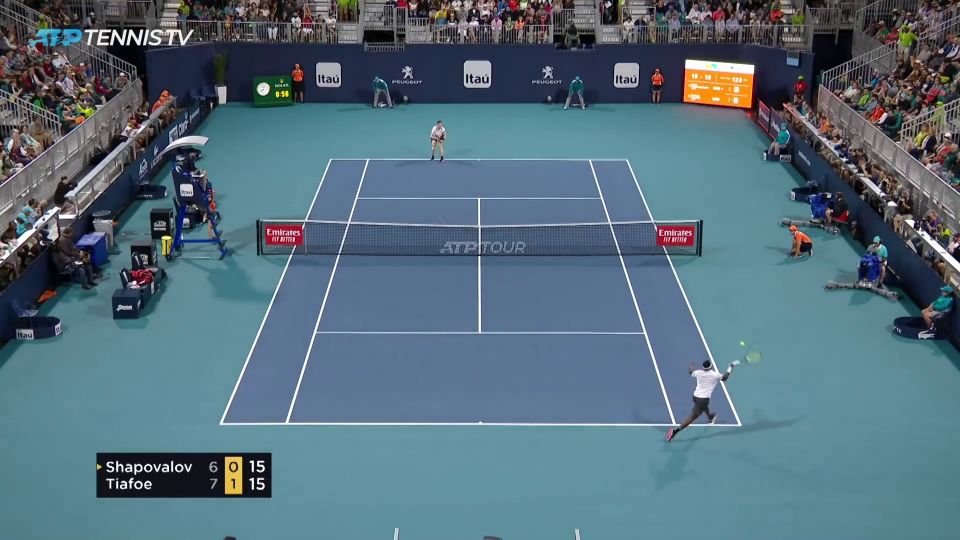
#> input picture frame 10 of 期末專案/python3/tennis_court.mp4, 1920 x 1080 px (shown at 1/2 size)
$ python hsv_sketch.py
#> lines starting #> are read from the running program, lines starting #| are printed output that depends on the picture; after the words box and inside, x2 and y2 are one past the last pixel; in counts of white or black regions, pixels touching at a corner belong together
import cv2
import numpy as np

def empty(v):
    pass

cv2.namedWindow('TrackBar')
cv2.resizeWindow('TrackBar', 200, 300)

cv2.createTrackbar('hue Min', 'TrackBar', 0, 179, empty)
#> slider 'hue Min' is set to 35
cv2.createTrackbar('hue Max', 'TrackBar', 179, 179, empty)
cv2.createTrackbar('Sat Min', 'TrackBar', 0, 255, empty)
#> slider 'Sat Min' is set to 51
cv2.createTrackbar('Sat Max', 'TrackBar', 255, 255, empty)
cv2.createTrackbar('Val Min', 'TrackBar', 0, 255, empty)
#> slider 'Val Min' is set to 51
cv2.createTrackbar('Val Max', 'TrackBar', 255, 255, empty)

cap = cv2.VideoCapture("tennis_court.mp4")

while True:
    ret, img = cap.read()
#> img is the input picture: shape (1080, 1920, 3); mean B, G, R 123.7, 110, 85.7

    if not ret:
        cap.set(cv2.CAP_PROP_POS_FRAMES, 0)
        continue

    img = cv2.resize(img, (1280, 720))
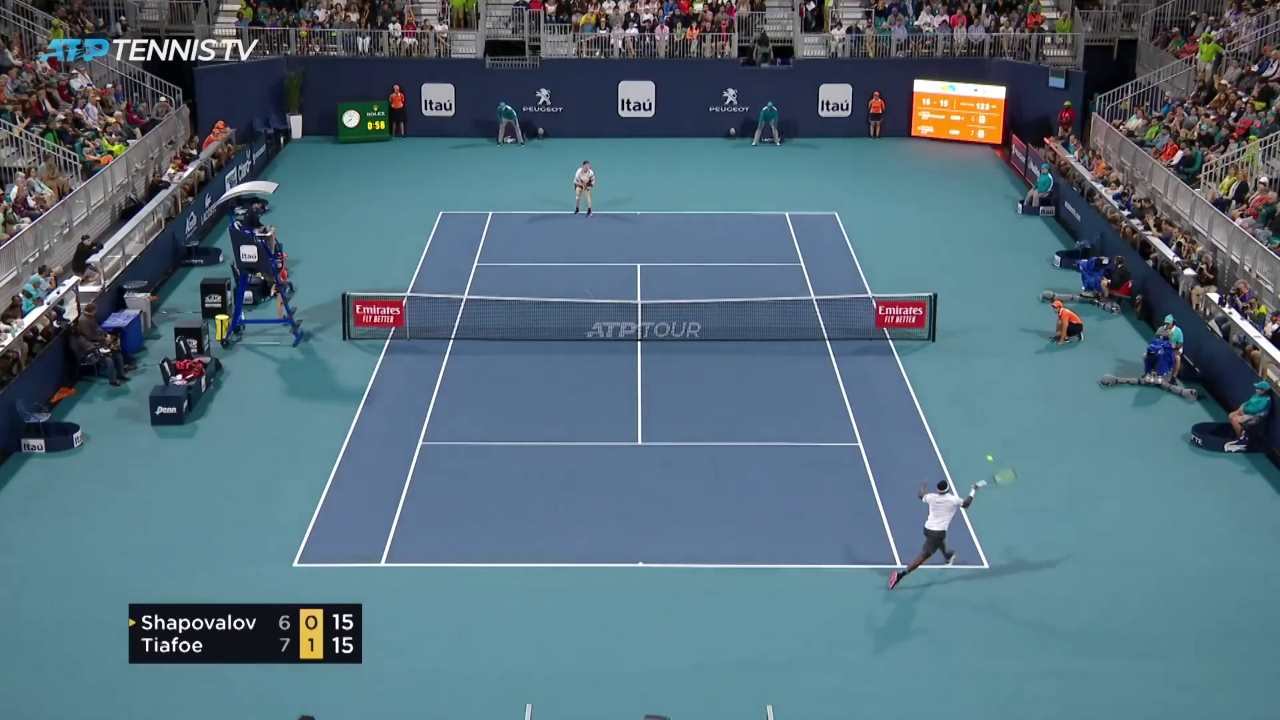
#> img: shape (720, 1280, 3); mean B, G, R 123.7, 110, 85.7

    hsv = cv2.cvtColor(img, cv2.COLOR_BGR2HSV)
#> hsv: shape (720, 1280, 3); mean H, S, V 97.9, 93.1, 127.1

    h_min = cv2.getTrackbarPos('hue Min', 'TrackBar')
    h_max = cv2.getTrackbarPos('hue Max', 'TrackBar')
    s_min = cv2.getTrackbarPos('Sat Min', 'TrackBar')
    s_max = cv2.getTrackbarPos('Sat Max', 'TrackBar')
    v_min = cv2.getTrackbarPos('Val Min', 'TrackBar')
    v_max = cv2.getTrackbarPos('Val Max', 'TrackBar')

    lower = np.array([h_min, s_min, v_min])
    upper = np.array([h_max, s_max, v_max])
    mask = cv2.inRange(hsv, lower, upper)
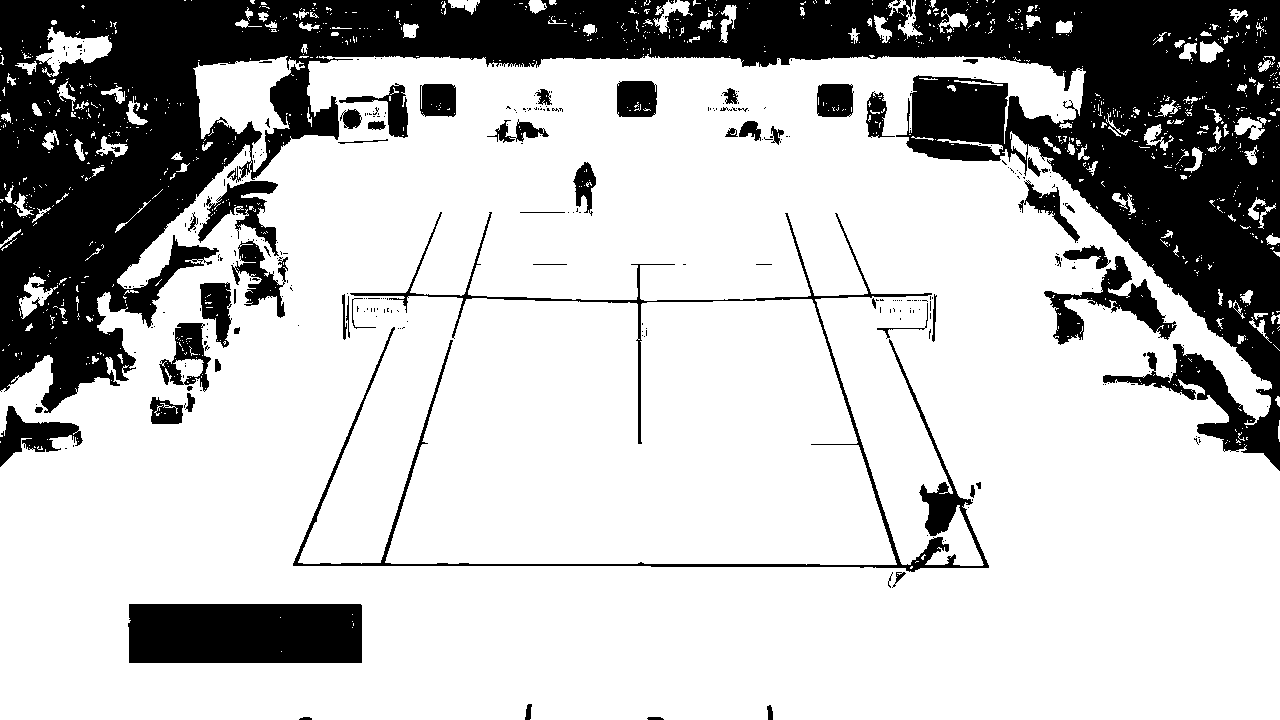
#> mask: shape (720, 1280); 74.7% white; 356 black regions (295 under 20 px), largest, box (x1, y1, x2, y2) and area: (0, 0, 1280, 471) 185062, (128, 604, 362, 663) 13737, (293, 212, 989, 572) 9863

    cv2.imshow('hsv', hsv)
    cv2.imshow('mask', mask)

    if cv2.waitKey(1) & 0xFF == ord('q'):
#> (key q is pressed here)
        break

cap.release()
cv2.destroyAllWindows()

$ run again, starting later in the video
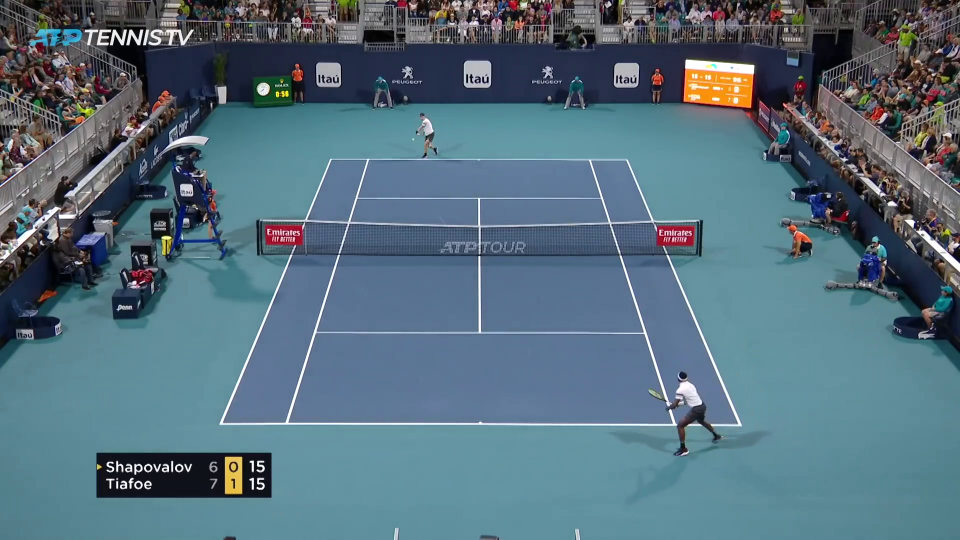
#> input picture frame 48 of 期末專案/python3/tennis_court.mp4, 1920 x 1080 px (shown at 1/2 size)
#> img is the input picture: shape (1080, 1920, 3); mean B, G, R 124.6, 110.9, 86.5
#> `img = cv2.resize(img, (1280, 720))`:
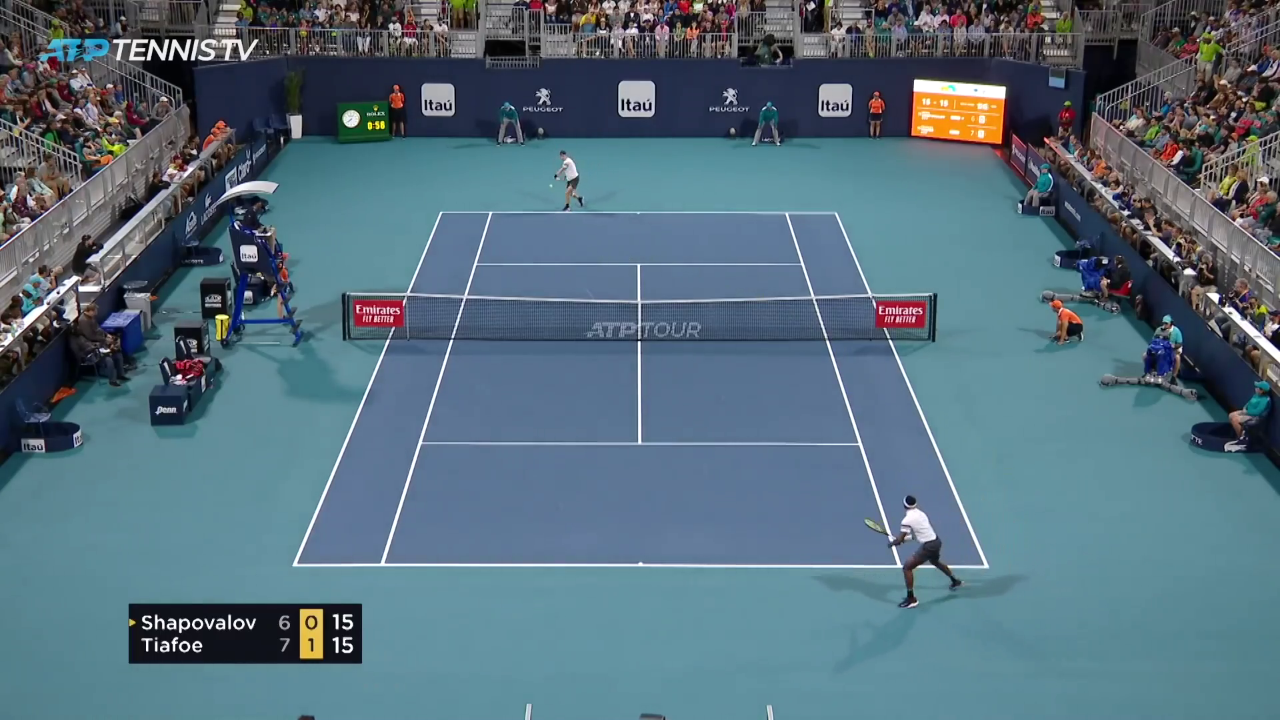
#> img: shape (720, 1280, 3); mean B, G, R 124.6, 110.9, 86.5
#> hsv: shape (720, 1280, 3); mean H, S, V 97.7, 92.9, 128.1
#> `mask = cv2.inRange(hsv, lower, upper)`:
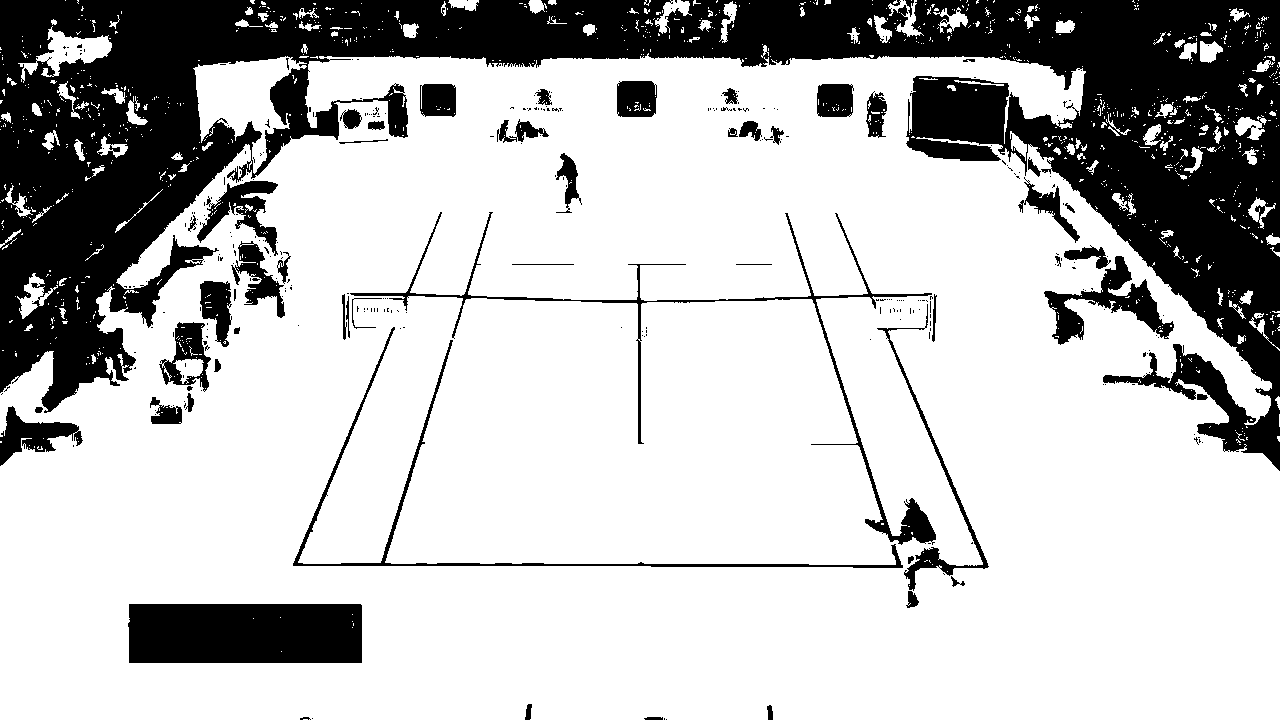
#> mask: shape (720, 1280); 74.8% white; 335 black regions (279 under 20 px), largest, box (x1, y1, x2, y2) and area: (0, 0, 1280, 471) 184755, (128, 604, 362, 663) 13738, (350, 212, 936, 545) 5106

$ run again, starting later in the video
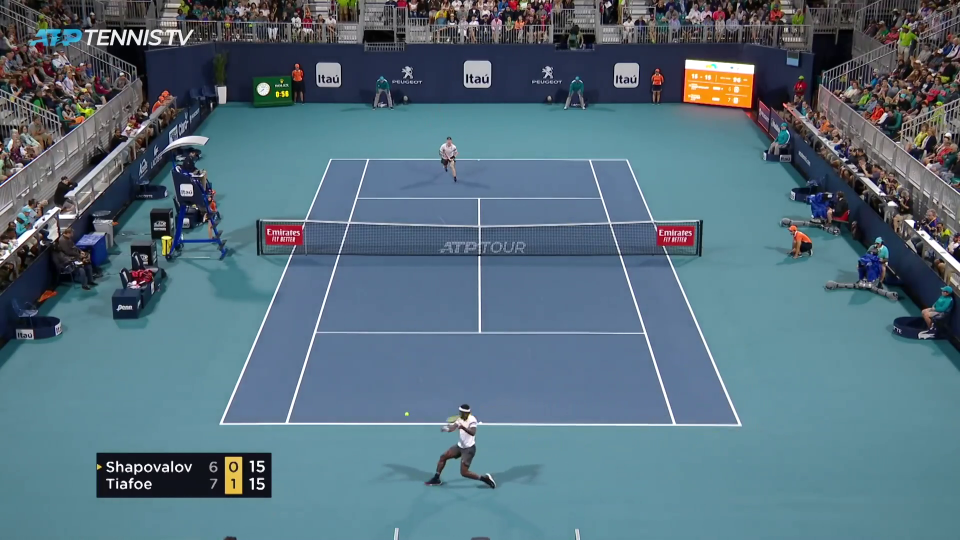
#> input picture frame 85 of 期末專案/python3/tennis_court.mp4, 1920 x 1080 px (shown at 1/2 size)
#> img is the input picture: shape (1080, 1920, 3); mean B, G, R 125.4, 111.5, 87.2
#> `img = cv2.resize(img, (1280, 720))`:
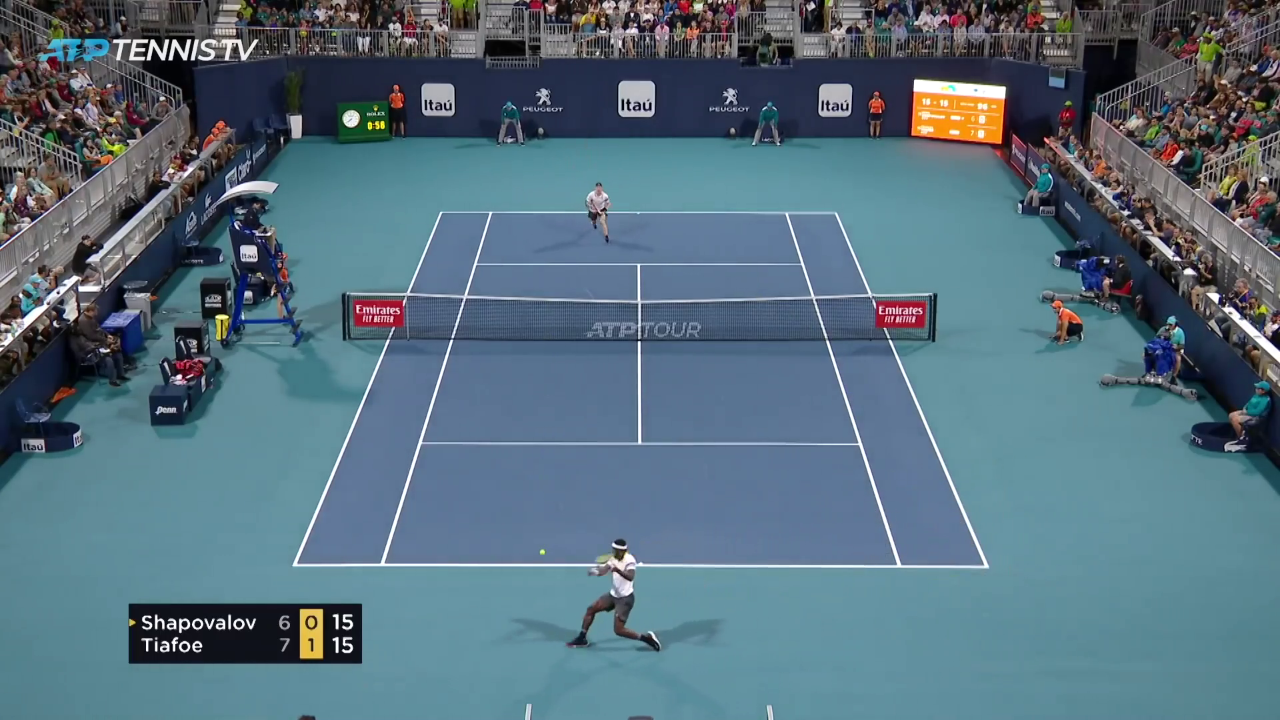
#> img: shape (720, 1280, 3); mean B, G, R 125.4, 111.5, 87.2
#> hsv: shape (720, 1280, 3); mean H, S, V 97.5, 92.6, 128.9
#> `mask = cv2.inRange(hsv, lower, upper)`:
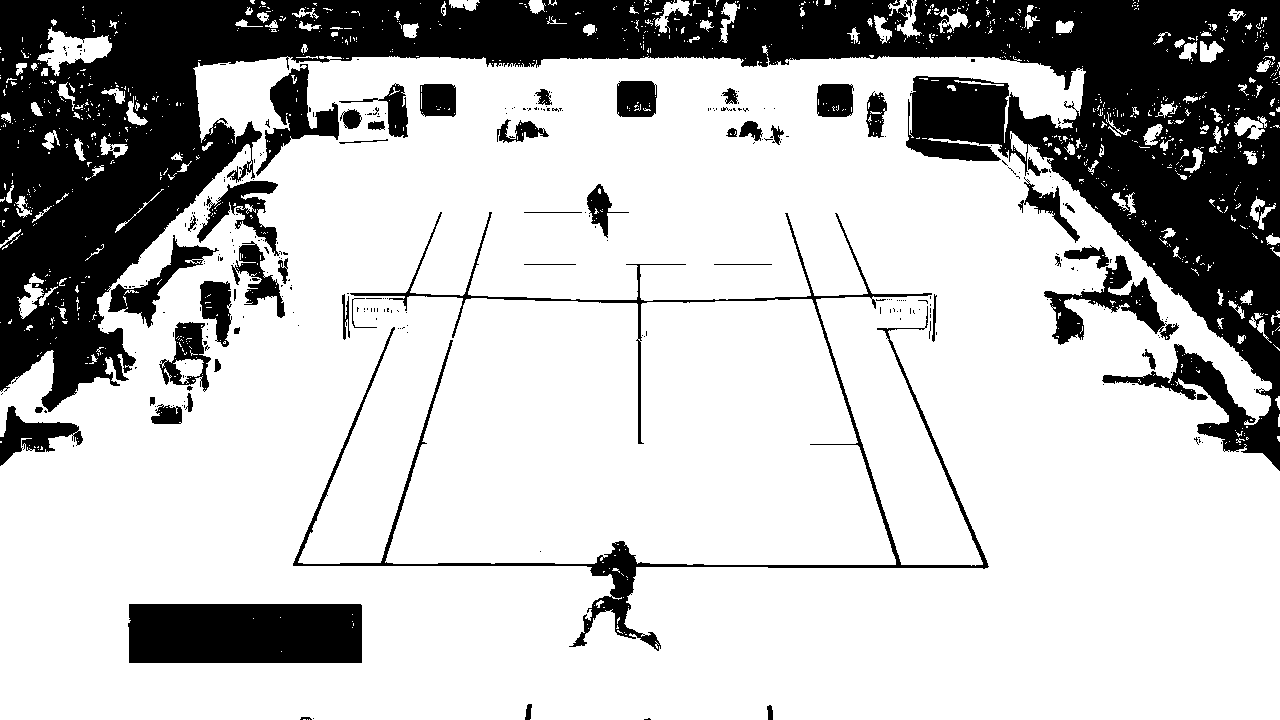
#> mask: shape (720, 1280); 74.8% white; 318 black regions (265 under 20 px), largest, box (x1, y1, x2, y2) and area: (0, 0, 1280, 471) 178068, (128, 604, 362, 663) 13736, (293, 212, 989, 651) 11114
